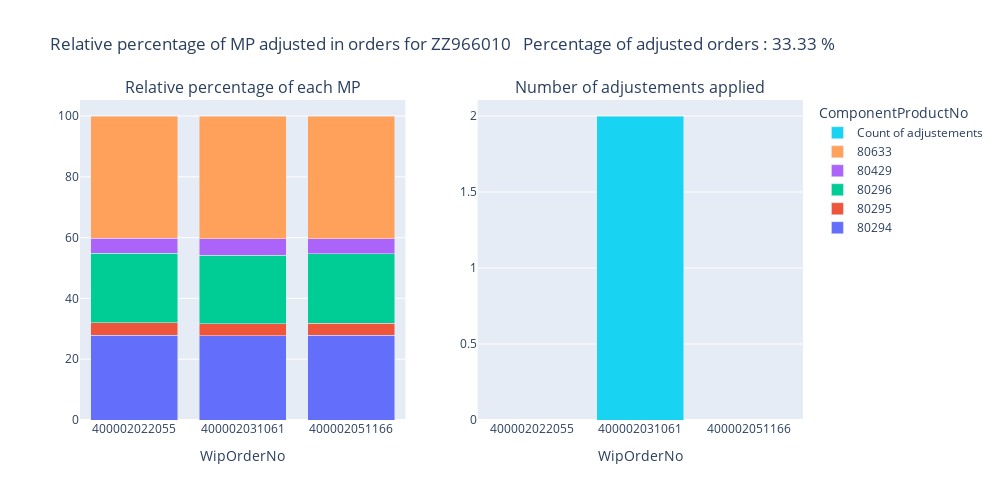
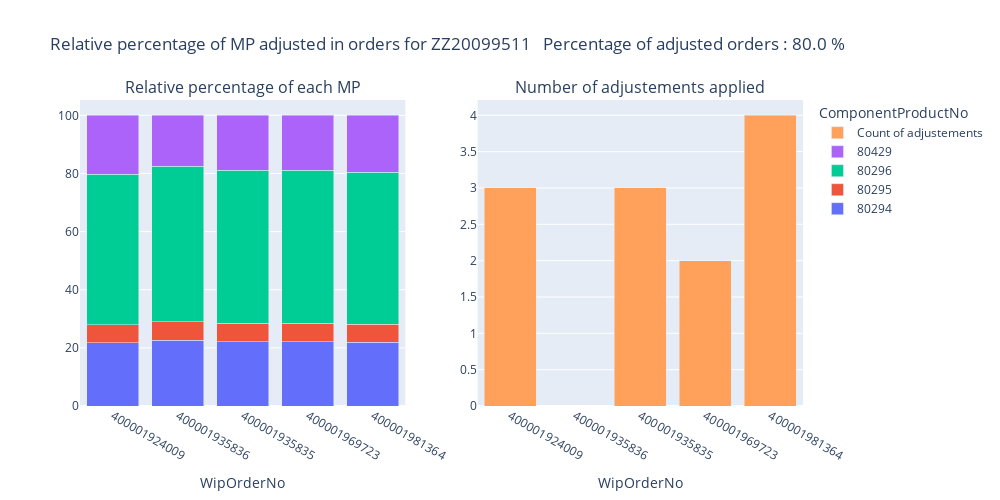
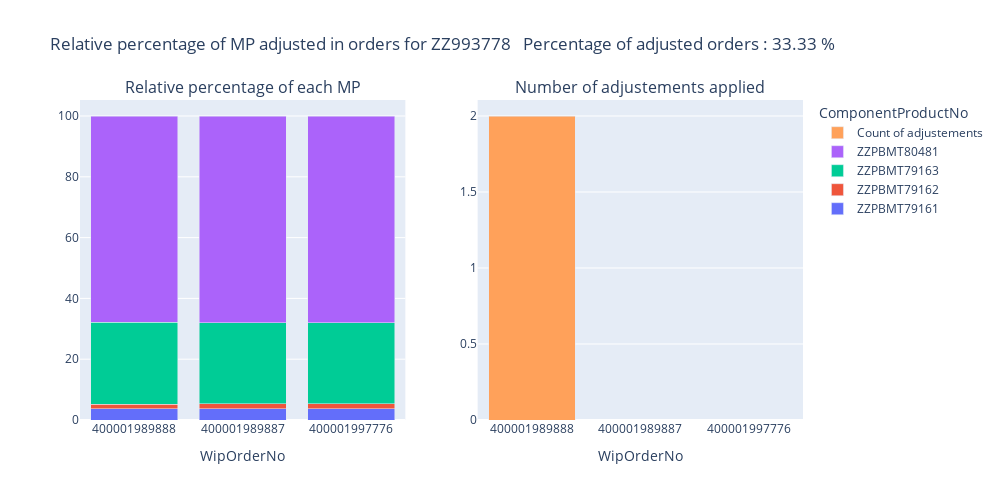
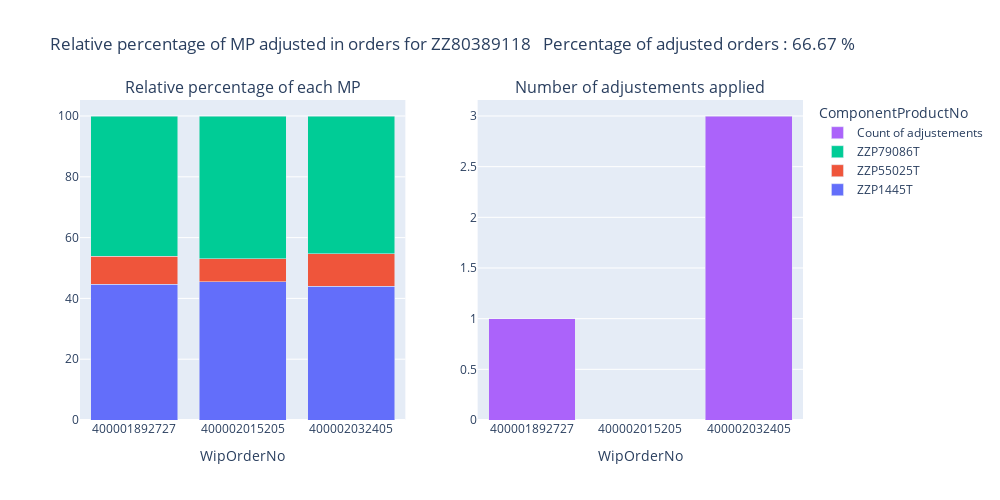

The cell these charts' notebook holds for them, in order:
### Markdown cell above
Generate plots for the selected formulas and display them in the notebook.

### Code cell
formulas_ids_to_plot = list(selected_formulas_ids)[:5]
factory.plot_selected_formulas(formulas_ids_to_plot)

### Figure 1 — Plotly figure (JSON) as saved in the notebook; plotly's stock layout.template omitted (floating-point values rounded to 4 significant figures)
{"data": [{"name": "80294", "type": "bar", "x": [400002022055, 400002031061, 400002051166], "xaxis": "x", "y": [27.92, 27.68, 27.88], "yaxis": "y"}, {"name": "80295", "type": "bar", "x": [400002022055, 400002031061, 400002051166], "xaxis": "x", "y": [4.011, 3.972, 4.01], "yaxis": "y"}, {"name": "80296", "type": "bar", "x": [400002022055, 400002031061, 400002051166], "xaxis": "x", "y": [22.84, 22.62, 22.86], "yaxis": "y"}, {"name": "80429", "type": "bar", "x": [400002022055, 400002031061, 400002051166], "xaxis": "x", "y": [4.937, 5.382, 4.938], "yaxis": "y"}, {"name": "80633", "type": "bar", "x": [400002022055, 400002031061, 400002051166], "xaxis": "x", "y": [40.29, 40.35, 40.31], "yaxis": "y"}, {"name": "Count of adjustements", "type": "bar", "x": [400002022055, 400002031061, 400002051166], "xaxis": "x2", "y": [0, 2, 0], "yaxis": "y2"}], "layout": {"annotations": [{"font": {"size": 16}, "showarrow": false, "text": "Relative percentage of each MP", "x": 0.225, "xanchor": "center", "xref": "paper", "y": 1, "yanchor": "bottom", "yref": "paper"}, {"font": {"size": 16}, "showarrow": false, "text": "Number of adjustements applied", "x": 0.775, "xanchor": "center", "xref": "paper", "y": 1, "yanchor": "bottom", "yref": "paper"}], "barmode": "stack", "height": 500, "legend": {"title": {"text": "ComponentProductNo"}}, "title": {"text": "Relative percentage of MP adjusted in orders for ZZ966010 \n Percentage of adjusted orders : 33.33 %"}, "width": 1000, "xaxis": {"anchor": "y", "categoryarray": [400002022055, 400002031061, 400002051166], "categoryorder": "array", "domain": [0, 0.45], "title": {"text": "WipOrderNo"}, "type": "category"}, "xaxis2": {"anchor": "y2", "categoryarray": [400002022055, 400002031061, 400002051166], "categoryorder": "array", "domain": [0.55, 1], "title": {"text": "WipOrderNo"}, "type": "category"}, "yaxis": {"anchor": "x", "domain": [0, 1]}, "yaxis2": {"anchor": "x2", "domain": [0, 1]}}}

### Figure 2 — Plotly figure (JSON) as saved in the notebook; plotly's stock layout.template omitted (floating-point values rounded to 4 significant figures)
{"data": [{"name": "80294", "type": "bar", "x": [400001924009, 400001935836, 400001935835, 400001969723, 400001981364], "xaxis": "x", "y": [21.83, 22.62, 22.17, 22.18, 22.0], "yaxis": "y"}, {"name": "80295", "type": "bar", "x": [400001924009, 400001935836, 400001935835, 400001969723, 400001981364], "xaxis": "x", "y": [6.134, 6.366, 6.25, 6.243, 6.198], "yaxis": "y"}, {"name": "80296", "type": "bar", "x": [400001924009, 400001935836, 400001935835, 400001969723, 400001981364], "xaxis": "x", "y": [51.73, 53.52, 52.69, 52.65, 52.19], "yaxis": "y"}, {"name": "80429", "type": "bar", "x": [400001924009, 400001935836, 400001935835, 400001969723, 400001981364], "xaxis": "x", "y": [20.31, 17.49, 18.89, 18.93, 19.61], "yaxis": "y"}, {"name": "Count of adjustements", "type": "bar", "x": [400001924009, 400001935836, 400001935835, 400001969723, 400001981364], "xaxis": "x2", "y": [3, 0, 3, 2, 4], "yaxis": "y2"}], "layout": {"annotations": [{"font": {"size": 16}, "showarrow": false, "text": "Relative percentage of each MP", "x": 0.225, "xanchor": "center", "xref": "paper", "y": 1, "yanchor": "bottom", "yref": "paper"}, {"font": {"size": 16}, "showarrow": false, "text": "Number of adjustements applied", "x": 0.775, "xanchor": "center", "xref": "paper", "y": 1, "yanchor": "bottom", "yref": "paper"}], "barmode": "stack", "height": 500, "legend": {"title": {"text": "ComponentProductNo"}}, "title": {"text": "Relative percentage of MP adjusted in orders for ZZ20099511 \n Percentage of adjusted orders : 80.0 %"}, "width": 1000, "xaxis": {"anchor": "y", "categoryarray": [400001924009, 400001935836, 400001935835, 400001969723, 400001981364], "categoryorder": "array", "domain": [0, 0.45], "title": {"text": "WipOrderNo"}, "type": "category"}, "xaxis2": {"anchor": "y2", "categoryarray": [400001924009, 400001935836, 400001935835, 400001969723, 400001981364], "categoryorder": "array", "domain": [0.55, 1], "title": {"text": "WipOrderNo"}, "type": "category"}, "yaxis": {"anchor": "x", "domain": [0, 1]}, "yaxis2": {"anchor": "x2", "domain": [0, 1]}}}

### Figure 3 — Plotly figure (JSON) as saved in the notebook; plotly's stock layout.template omitted (floating-point values rounded to 4 significant figures)
{"data": [{"name": "ZZPBMT79161", "type": "bar", "x": [400001989888, 400001989887, 400001997776], "xaxis": "x", "y": [3.644, 3.66, 3.655], "yaxis": "y"}, {"name": "ZZPBMT79162", "type": "bar", "x": [400001989888, 400001989887, 400001997776], "xaxis": "x", "y": [1.619, 1.626, 1.622], "yaxis": "y"}, {"name": "ZZPBMT79163", "type": "bar", "x": [400001989888, 400001989887, 400001997776], "xaxis": "x", "y": [26.94, 26.71, 26.7], "yaxis": "y"}, {"name": "ZZPBMT80481", "type": "bar", "x": [400001989888, 400001989887, 400001997776], "xaxis": "x", "y": [67.79, 68.01, 68.02], "yaxis": "y"}, {"name": "Count of adjustements", "type": "bar", "x": [400001989888, 400001989887, 400001997776], "xaxis": "x2", "y": [2, 0, 0], "yaxis": "y2"}], "layout": {"annotations": [{"font": {"size": 16}, "showarrow": false, "text": "Relative percentage of each MP", "x": 0.225, "xanchor": "center", "xref": "paper", "y": 1, "yanchor": "bottom", "yref": "paper"}, {"font": {"size": 16}, "showarrow": false, "text": "Number of adjustements applied", "x": 0.775, "xanchor": "center", "xref": "paper", "y": 1, "yanchor": "bottom", "yref": "paper"}], "barmode": "stack", "height": 500, "legend": {"title": {"text": "ComponentProductNo"}}, "title": {"text": "Relative percentage of MP adjusted in orders for ZZ993778 \n Percentage of adjusted orders : 33.33 %"}, "width": 1000, "xaxis": {"anchor": "y", "categoryarray": [400001989888, 400001989887, 400001997776], "categoryorder": "array", "domain": [0, 0.45], "title": {"text": "WipOrderNo"}, "type": "category"}, "xaxis2": {"anchor": "y2", "categoryarray": [400001989888, 400001989887, 400001997776], "categoryorder": "array", "domain": [0.55, 1], "title": {"text": "WipOrderNo"}, "type": "category"}, "yaxis": {"anchor": "x", "domain": [0, 1]}, "yaxis2": {"anchor": "x2", "domain": [0, 1]}}}

### Figure 4 — Plotly figure (JSON) as saved in the notebook; plotly's stock layout.template omitted (floating-point values rounded to 4 significant figures)
{"data": [{"name": "ZZP1445T", "type": "bar", "x": [400001892727, 400002015205, 400002032405], "xaxis": "x", "y": [44.7, 45.44, 44.02], "yaxis": "y"}, {"name": "ZZP55025T", "type": "bar", "x": [400001892727, 400002015205, 400002032405], "xaxis": "x", "y": [9.109, 7.589, 10.6], "yaxis": "y"}, {"name": "ZZP79086T", "type": "bar", "x": [400001892727, 400002015205, 400002032405], "xaxis": "x", "y": [46.2, 46.97, 45.38], "yaxis": "y"}, {"name": "Count of adjustements", "type": "bar", "x": [400001892727, 400002015205, 400002032405], "xaxis": "x2", "y": [1, 0, 3], "yaxis": "y2"}], "layout": {"annotations": [{"font": {"size": 16}, "showarrow": false, "text": "Relative percentage of each MP", "x": 0.225, "xanchor": "center", "xref": "paper", "y": 1, "yanchor": "bottom", "yref": "paper"}, {"font": {"size": 16}, "showarrow": false, "text": "Number of adjustements applied", "x": 0.775, "xanchor": "center", "xref": "paper", "y": 1, "yanchor": "bottom", "yref": "paper"}], "barmode": "stack", "height": 500, "legend": {"title": {"text": "ComponentProductNo"}}, "title": {"text": "Relative percentage of MP adjusted in orders for ZZ80389118 \n Percentage of adjusted orders : 66.67 %"}, "width": 1000, "xaxis": {"anchor": "y", "categoryarray": [400001892727, 400002015205, 400002032405], "categoryorder": "array", "domain": [0, 0.45], "title": {"text": "WipOrderNo"}, "type": "category"}, "xaxis2": {"anchor": "y2", "categoryarray": [400001892727, 400002015205, 400002032405], "categoryorder": "array", "domain": [0.55, 1], "title": {"text": "WipOrderNo"}, "type": "category"}, "yaxis": {"anchor": "x", "domain": [0, 1]}, "yaxis2": {"anchor": "x2", "domain": [0, 1]}}}
